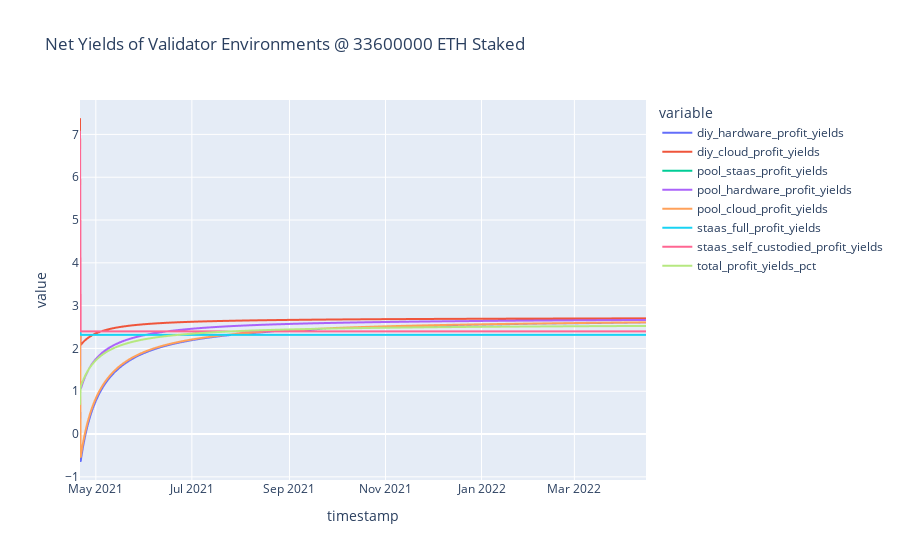

The notebook cell saved with this chart:
### Code cell
visualizations.plot_validator_environment_yields(df.query('subset == 1'))

### Figure 1 — Plotly figure (JSON) as saved in the notebook; plotly's stock layout.template omitted (floating-point values rounded to 4 significant figures; data arrays with more than 128 entries replaced by an {"elided": "..."} marker saying what was removed)
{"data": [{"hovertemplate": "variable=diy_hardware_profit_yields<br>timestamp=%{x}<br>value=%{y}<extra></extra>", "legendgroup": "diy_hardware_profit_yields", "line": {"color": "#636efa", "dash": "solid"}, "mode": "lines", "name": "diy_hardware_profit_yields", "showlegend": true, "type": "scattergl", "x": {"elided": "810 str values"}, "xaxis": "x", "y": {"elided": "810 float values"}, "yaxis": "y"}, {"hovertemplate": "variable=diy_cloud_profit_yields<br>timestamp=%{x}<br>value=%{y}<extra></extra>", "legendgroup": "diy_cloud_profit_yields", "line": {"color": "#EF553B", "dash": "solid"}, "mode": "lines", "name": "diy_cloud_profit_yields", "showlegend": true, "type": "scattergl", "x": {"elided": "810 str values"}, "xaxis": "x", "y": {"elided": "810 float values"}, "yaxis": "y"}, {"hovertemplate": "variable=pool_staas_profit_yields<br>timestamp=%{x}<br>value=%{y}<extra></extra>", "legendgroup": "pool_staas_profit_yields", "line": {"color": "#00cc96", "dash": "solid"}, "mode": "lines", "name": "pool_staas_profit_yields", "showlegend": true, "type": "scattergl", "x": {"elided": "810 str values"}, "xaxis": "x", "y": {"elided": "810 float values"}, "yaxis": "y"}, {"hovertemplate": "variable=pool_hardware_profit_yields<br>timestamp=%{x}<br>value=%{y}<extra></extra>", "legendgroup": "pool_hardware_profit_yields", "line": {"color": "#ab63fa", "dash": "solid"}, "mode": "lines", "name": "pool_hardware_profit_yields", "showlegend": true, "type": "scattergl", "x": {"elided": "810 str values"}, "xaxis": "x", "y": {"elided": "810 float values"}, "yaxis": "y"}, {"hovertemplate": "variable=pool_cloud_profit_yields<br>timestamp=%{x}<br>value=%{y}<extra></extra>", "legendgroup": "pool_cloud_profit_yields", "line": {"color": "#FFA15A", "dash": "solid"}, "mode": "lines", "name": "pool_cloud_profit_yields", "showlegend": true, "type": "scattergl", "x": {"elided": "810 str values"}, "xaxis": "x", "y": {"elided": "810 float values"}, "yaxis": "y"}, {"hovertemplate": "variable=staas_full_profit_yields<br>timestamp=%{x}<br>value=%{y}<extra></extra>", "legendgroup": "staas_full_profit_yields", "line": {"color": "#19d3f3", "dash": "solid"}, "mode": "lines", "name": "staas_full_profit_yields", "showlegend": true, "type": "scattergl", "x": {"elided": "810 str values"}, "xaxis": "x", "y": {"elided": "810 float values"}, "yaxis": "y"}, {"hovertemplate": "variable=staas_self_custodied_profit_yields<br>timestamp=%{x}<br>value=%{y}<extra></extra>", "legendgroup": "staas_self_custodied_profit_yields", "line": {"color": "#FF6692", "dash": "solid"}, "mode": "lines", "name": "staas_self_custodied_profit_yields", "showlegend": true, "type": "scattergl", "x": {"elided": "810 str values"}, "xaxis": "x", "y": {"elided": "810 float values"}, "yaxis": "y"}, {"hovertemplate": "variable=total_profit_yields_pct<br>timestamp=%{x}<br>value=%{y}<extra></extra>", "legendgroup": "total_profit_yields_pct", "line": {"color": "#B6E880", "dash": "solid"}, "mode": "lines", "name": "total_profit_yields_pct", "showlegend": true, "type": "scattergl", "x": {"elided": "810 str values"}, "xaxis": "x", "y": {"elided": "810 float values"}, "yaxis": "y"}], "layout": {"autosize": true, "legend": {"title": {"text": "variable"}, "tracegroupgap": 0}, "title": {"text": "Net Yields of Validator Environments @ 33600000 ETH Staked"}, "xaxis": {"anchor": "y", "autorange": true, "domain": [0, 1], "range": ["2021-04-20 22:29:28.0726", "2022-04-15 11:49:28.0726"], "title": {"text": "timestamp"}, "type": "date"}, "yaxis": {"anchor": "x", "autorange": true, "domain": [0, 1], "range": [-1.073, 7.804], "title": {"text": "value"}, "type": "linear"}}}
